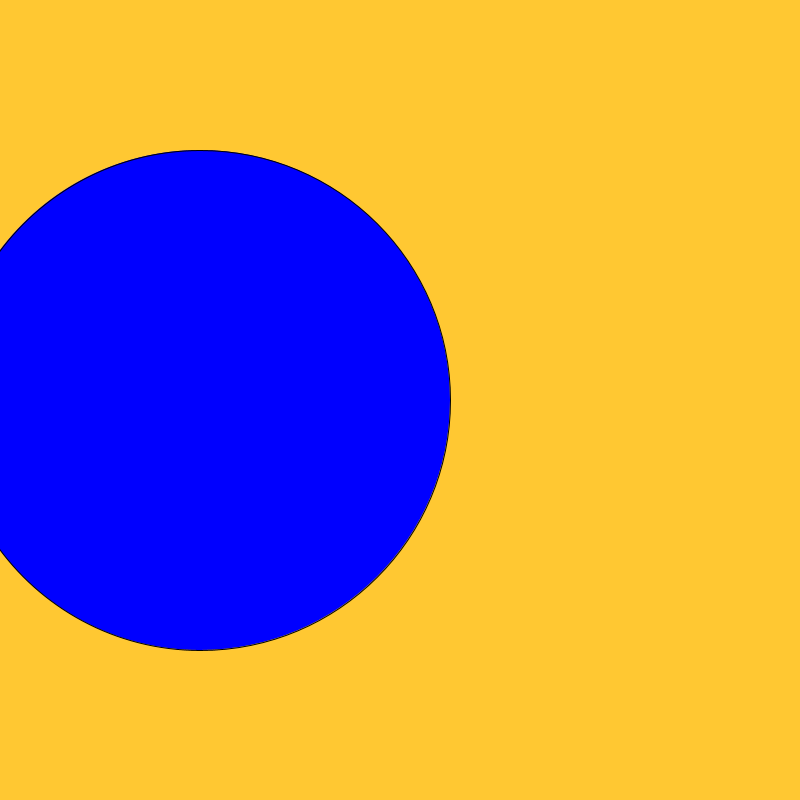
Frame 1 (no input)
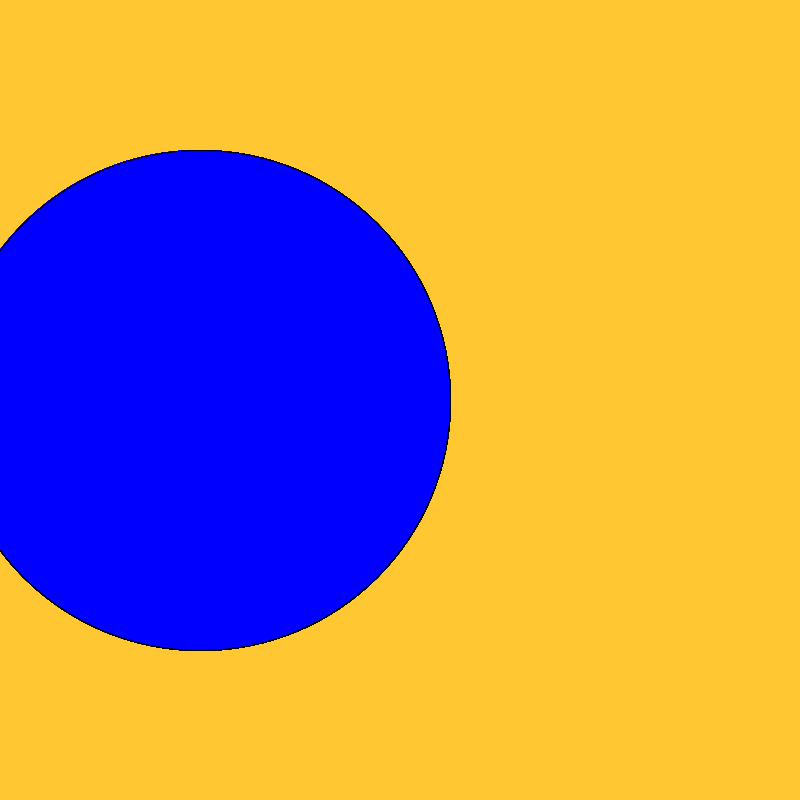
Frame 60 (the mouse pressed at the canvas centre just before this capture)
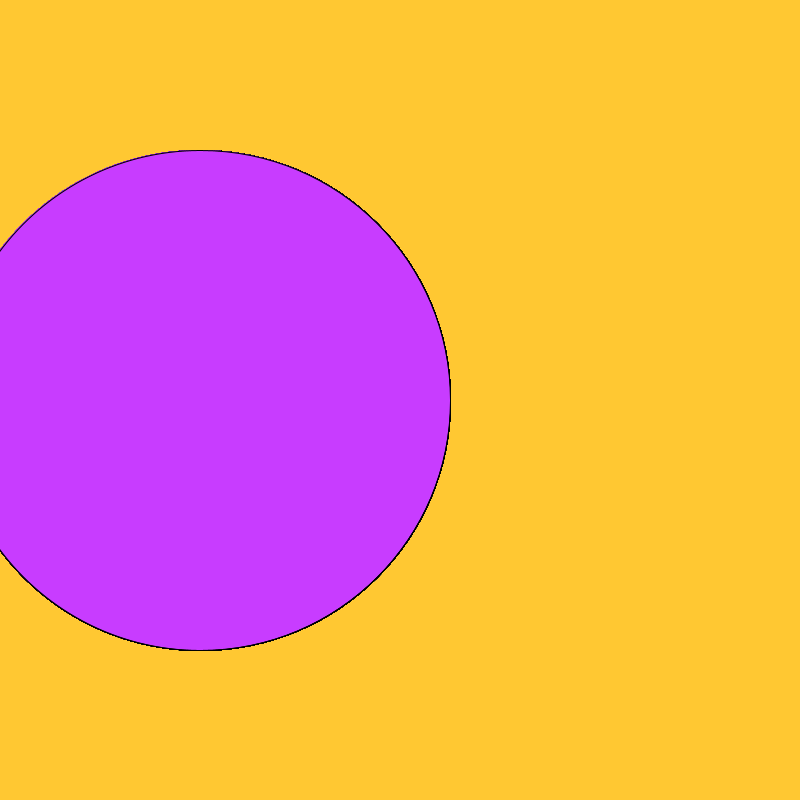
Frame 120 (the mouse held since frame 60 and released just before this capture)

The Processing sketch that drew these frames (run headless with seeded random() and noise(); from frame 60 on, the mouse is pressed at the canvas centre):

// Processing sketch: Logical_Dot
// ── Logical_Dot.pde
void setup(){
background(500,200,50);
size(800,800);
}
void draw(){
if(mousePressed){
fill(200,60,500);
ellipse(200,400,300,300);
} else {
  fill(0,0,400);
}
ellipse(200,400,500,500);
}
